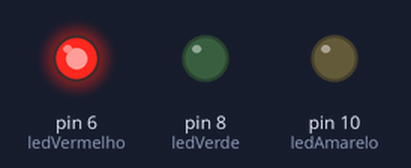
Bench run of a sketch on a simulated Arduino Uno, built with avr-gcc and run on an emulated ATmega328P. Parts: output pins drawn as LEDs (lit = HIGH).

Above: at 2.5 s.
At 7.5 s:
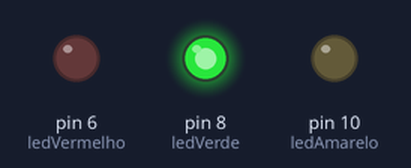
At 11.0 s:
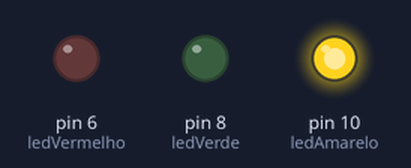
Timing chart, 0 to 15.6 s (numbered marks = the images above):
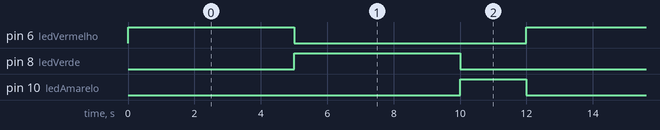

Measured:
- by itself, pin 6 (ledVermelho), pin 8 (ledVerde): alternates HIGH for 5.0 s and LOW for 7.0 s
- by itself, pin 10 (ledAmarelo): alternates HIGH for 2.0 s and LOW for 10.0 s
- by itself, everything shown: repeats every 12.0 s, in 3 steps

The sketch:

semaforo2.ino
```cpp
// C++ code
//
int ledVermelho = 6;
int ledAmarelo = 10;
int ledVerde = 8;

void setup()
{
  pinMode(ledVermelho, OUTPUT);
  pinMode(ledAmarelo, OUTPUT);
  pinMode(ledVerde, OUTPUT);

}

void loop()
{
  digitalWrite(ledVermelho, HIGH);
  digitalWrite(ledAmarelo, LOW);
  digitalWrite(ledVerde, LOW);

  delay(5000);

  digitalWrite(ledVermelho, LOW);
  digitalWrite(ledAmarelo, LOW);
  digitalWrite(ledVerde, HIGH);

  delay(5000);

  digitalWrite(ledVermelho, LOW);
  digitalWrite(ledAmarelo, HIGH);
  digitalWrite(ledVerde, LOW);

  delay(2000);
 }
```
